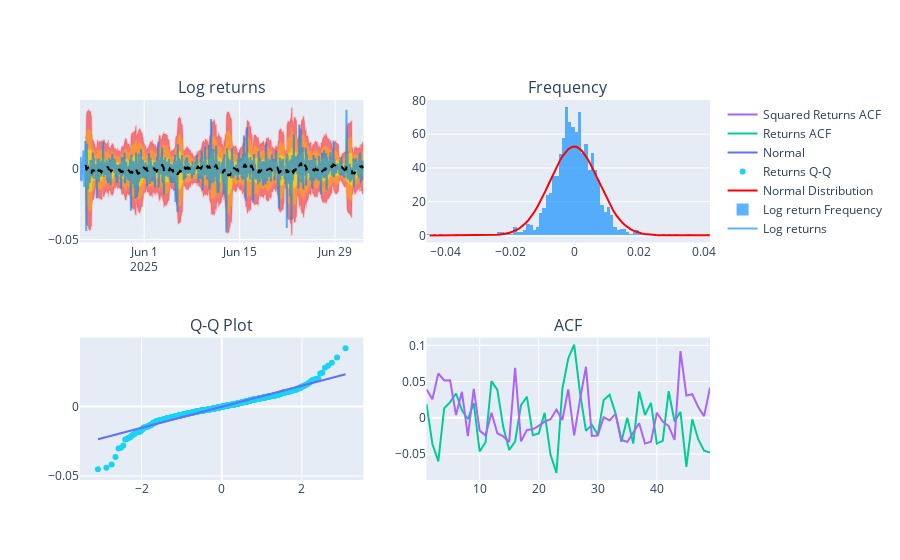

Source (notebook cell):
### Code cell
stats_summary = analyse_returns_characteristics(df)

### Figure 1 — Plotly figure (JSON) as saved in the notebook; plotly's stock layout.template omitted (floating-point values rounded to 4 significant figures; data arrays with more than 128 entries replaced by an {"elided": "..."} marker saying what was removed)
{"data": [{"line": {"color": "rgba(255, 0, 0, 0.1)"}, "mode": "lines", "showlegend": false, "type": "scatter", "x": {"elided": "999 str values"}, "xaxis": "x", "y": {"elided": "999 float values"}, "yaxis": "y"}, {"fill": "tonexty", "line": {"color": "rgba(255, 0, 0, 0.1)"}, "mode": "lines", "showlegend": false, "type": "scatter", "x": {"elided": "999 str values"}, "xaxis": "x", "y": {"elided": "999 float values"}, "yaxis": "y"}, {"line": {"color": "rgba(255, 183, 0, 0.1)"}, "mode": "lines", "showlegend": false, "type": "scatter", "x": {"elided": "999 str values"}, "xaxis": "x", "y": {"elided": "999 float values"}, "yaxis": "y"}, {"fill": "tonexty", "line": {"color": "rgba(255, 183, 0, 0.1)"}, "mode": "lines", "showlegend": false, "type": "scatter", "x": {"elided": "999 str values"}, "xaxis": "x", "y": {"elided": "999 float values"}, "yaxis": "y"}, {"line": {"color": "rgba(236, 255, 0, 0.1)"}, "mode": "lines", "showlegend": false, "type": "scatter", "x": {"elided": "999 str values"}, "xaxis": "x", "y": {"elided": "999 float values"}, "yaxis": "y"}, {"fill": "tonexty", "line": {"color": "rgba(236, 255, 0, 0.1)"}, "mode": "lines", "showlegend": false, "type": "scatter", "x": {"elided": "999 str values"}, "xaxis": "x", "y": {"elided": "999 float values"}, "yaxis": "y"}, {"line": {"color": "rgba(0, 135, 255, 0.63)"}, "mode": "lines", "name": "Log returns", "type": "scatter", "x": {"elided": "999 str values"}, "xaxis": "x", "y": {"elided": "999 float values"}, "yaxis": "y"}, {"line": {"color": "black", "dash": "dash"}, "mode": "lines", "showlegend": false, "type": "scatter", "x": {"elided": "999 str values"}, "xaxis": "x", "y": {"elided": "999 float values"}, "yaxis": "y"}, {"histnorm": "probability density", "marker": {"color": "rgba(0, 135, 255, 0.63)"}, "name": "Log return Frequency", "type": "histogram", "x": {"elided": "999 float values"}, "xaxis": "x2", "yaxis": "y2"}, {"line": {"color": "red", "width": 2}, "mode": "lines", "name": "Normal Distribution", "type": "scatter", "x": [-0.04503, -0.04416, -0.04328, -0.0424, -0.04152, -0.04064, -0.03976, -0.03889, -0.03801, -0.03713, -0.03625, -0.03537, -0.03449, -0.03362, -0.03274, -0.03186, -0.03098, -0.0301, -0.02923, -0.02835, -0.02747, -0.02659, -0.02571, -0.02483, -0.02396, -0.02308, -0.0222, -0.02132, -0.02044, -0.01956, -0.01869, -0.01781, -0.01693, -0.01605, -0.01517, -0.0143, -0.01342, -0.01254, -0.01166, -0.01078, -0.009904, -0.009026, -0.008147, -0.007269, -0.006391, -0.005513, -0.004634, -0.003756, -0.002878, -0.002, -0.001121, -0.0002431, 0.0006351, 0.001513, 0.002392, 0.00327, 0.004148, 0.005026, 0.005905, 0.006783, 0.007661, 0.008539, 0.009418, 0.0103, 0.01117, 0.01205, 0.01293, 0.01381, 0.01469, 0.01557, 0.01644, 0.01732, 0.0182, 0.01908, 0.01996, 0.02083, 0.02171, 0.02259, 0.02347, 0.02435, 0.02523, 0.0261, 0.02698, 0.02786, 0.02874, 0.02962, 0.0305, 0.03137, 0.03225, 0.03313, 0.03401, 0.03489, 0.03576, 0.03664, 0.03752, 0.0384, 0.03928, 0.04016, 0.04103, 0.04191], "xaxis": "x2", "y": [1.258e-06, 2.483e-06, 4.836e-06, 9.294e-06, 1.762e-05, 3.297e-05, 6.085e-05, 0.0001108, 0.0001991, 0.000353, 0.0006174, 0.001066, 0.001814, 0.003048, 0.005053, 0.008264, 0.01334, 0.02123, 0.03335, 0.05169, 0.07905, 0.1193, 0.1776, 0.2608, 0.3779, 0.5404, 0.7623, 1.061, 1.457, 1.975, 2.64, 3.482, 4.532, 5.819, 7.372, 9.216, 11.37, 13.83, 16.61, 19.67, 22.99, 26.51, 30.17, 33.87, 37.51, 40.99, 44.2, 47.02, 49.36, 51.11, 52.23, 52.66, 52.38, 51.41, 49.78, 47.56, 44.83, 41.69, 38.26, 34.64, 30.95, 27.28, 23.72, 20.35, 17.23, 14.39, 11.86, 9.643, 7.736, 6.123, 4.782, 3.685, 2.802, 2.102, 1.555, 1.136, 0.8183, 0.5817, 0.408, 0.2823, 0.1928, 0.1299, 0.08631, 0.0566, 0.03662, 0.02338, 0.01473, 0.009152, 0.005611, 0.003395, 0.002026, 0.001193, 0.0006935, 0.0003976, 0.0002249, 0.0001255, 6.912e-05, 3.755e-05, 2.013e-05, 1.065e-05], "yaxis": "y2"}, {"marker": {"color": "#19d3f3"}, "mode": "markers", "name": "Returns Q-Q", "type": "scatter", "x": {"elided": "999 float values"}, "xaxis": "x3", "y": {"elided": "999 float values"}, "yaxis": "y3"}, {"line": {"color": "#636efa"}, "mode": "lines", "name": "Normal", "type": "scatter", "x": {"elided": "999 float values"}, "xaxis": "x3", "y": {"elided": "999 float values"}, "yaxis": "y3"}, {"name": "Returns ACF", "type": "scatter", "x": [1, 2, 3, 4, 5, 6, 7, 8, 9, 10, 11, 12, 13, 14, 15, 16, 17, 18, 19, 20, 21, 22, 23, 24, 25, 26, 27, 28, 29, 30, 31, 32, 33, 34, 35, 36, 37, 38, 39, 40, 41, 42, 43, 44, 45, 46, 47, 48, 49], "xaxis": "x4", "y": [0.01903, -0.03606, -0.06005, 0.01332, 0.02161, 0.03357, 0.01052, -0.001693, 0.02017, -0.04646, -0.03361, 0.05065, 0.03856, -0.01277, -0.04424, -0.03262, 0.01741, 0.02912, -0.02408, -0.02158, 0.006938, -0.05089, -0.07585, 0.03975, 0.08185, 0.1009, 0.03402, -0.01799, -0.009634, -0.02317, 0.02452, 0.03184, 0.006529, -0.03287, 0.0002754, -0.0354, 0.03625, 0.003794, 0.02067, -0.03542, -0.03181, 0.03669, -0.004978, 0.00837, -0.0675, -0.002051, -0.02929, -0.04519, -0.04777], "yaxis": "y4"}, {"name": "Squared Returns ACF", "type": "scatter", "x": [1, 2, 3, 4, 5, 6, 7, 8, 9, 10, 11, 12, 13, 14, 15, 16, 17, 18, 19, 20, 21, 22, 23, 24, 25, 26, 27, 28, 29, 30, 31, 32, 33, 34, 35, 36, 37, 38, 39, 40, 41, 42, 43, 44, 45, 46, 47, 48, 49], "xaxis": "x4", "y": [0.03955, 0.02554, 0.06131, 0.05157, 0.05175, 0.003793, 0.03585, -0.02508, 0.03999, -0.01764, -0.02432, 0.007069, -0.02124, -0.02563, -0.03322, 0.0691, -0.0324, -0.01678, -0.01576, -0.01107, -0.005186, -0.001909, 0.01119, -0.002939, 0.03925, -0.02405, 0.0254, 0.07038, -0.02489, -0.02449, 0.0008523, -0.003596, 0.005369, -0.03018, -0.03337, -0.02071, -0.007417, -0.03548, -0.03277, 0.007037, -0.005261, -0.01127, -0.03027, 0.09192, 0.03071, 0.03257, 0.01493, 0.002349, 0.04172], "yaxis": "y4"}], "layout": {"annotations": [{"font": {"size": 16}, "showarrow": false, "text": "Log returns", "x": 0.225, "xanchor": "center", "xref": "paper", "y": 1, "yanchor": "bottom", "yref": "paper"}, {"font": {"size": 16}, "showarrow": false, "text": "Frequency", "x": 0.775, "xanchor": "center", "xref": "paper", "y": 1, "yanchor": "bottom", "yref": "paper"}, {"font": {"size": 16}, "showarrow": false, "text": "Q-Q Plot", "x": 0.225, "xanchor": "center", "xref": "paper", "y": 0.375, "yanchor": "bottom", "yref": "paper"}, {"font": {"size": 16}, "showarrow": false, "text": "ACF", "x": 0.775, "xanchor": "center", "xref": "paper", "y": 0.375, "yanchor": "bottom", "yref": "paper"}], "xaxis": {"anchor": "y", "domain": [0, 0.45]}, "xaxis2": {"anchor": "y2", "domain": [0.55, 1]}, "xaxis3": {"anchor": "y3", "domain": [0, 0.45]}, "xaxis4": {"anchor": "y4", "domain": [0.55, 1]}, "yaxis": {"anchor": "x", "domain": [0.625, 1]}, "yaxis2": {"anchor": "x2", "domain": [0.625, 1]}, "yaxis3": {"anchor": "x3", "domain": [0, 0.375]}, "yaxis4": {"anchor": "x4", "domain": [0, 0.375]}}}
